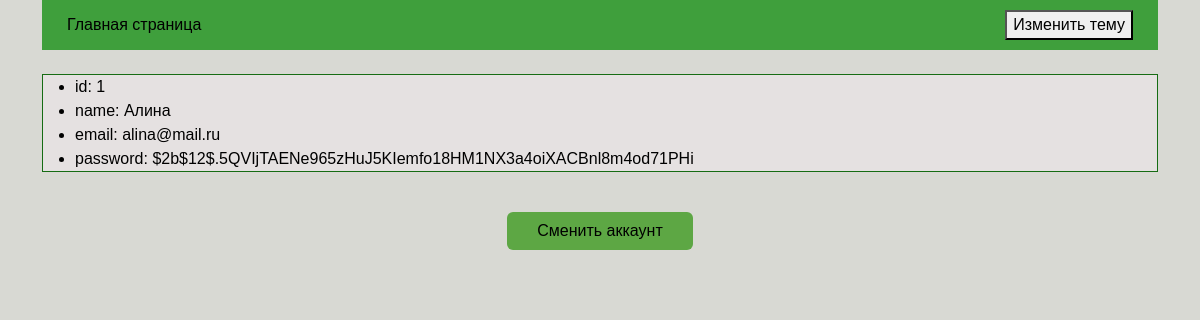
The page /profile/1 on the database as committed earlier.
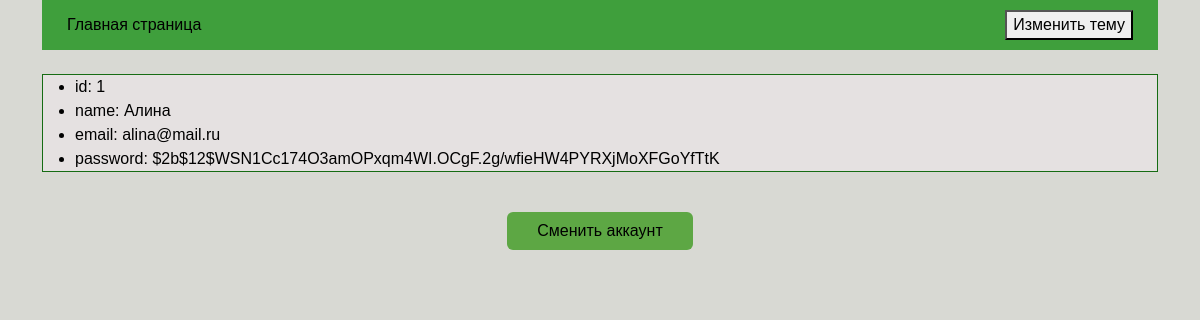
The same page on the database as committed later.
### models.py (models this page shows)
class User(SQLModel, table=True):
    id: Optional[int] = Field(default=None, primary_key=True)
    name: str
    email: str
    password: str

### main.py (the view)
@app.get('/profile/{user_id}', response_model=User, tags=['Pages'])
async def get_profile_user(request: Request, user_id: int):
    note_statement = select(Advt).where(Advt.user_id == user_id)
    note_result = session.exec(note_statement).all()
    statement = select(User).where(User.id == user_id)
    result = session.exec(statement).first()
    if result == None:
        raise HTTPException(status_code=status.HTTP_404_NOT_FOUND)
    return templates.TemplateResponse(
        request=request,
        user_id = user_id,
        name='profile.html',
        context={
            'note_result': note_result,
            'id': result.id,
            'name': result.name,
            'email': result.email,
            'password': result.password
        }
    )

### templates/profile.html (shortened to what this page needs)
<!DOCTYPE html>
<html lang="en">
<head>
    <link href="https://cdn.jsdelivr.net/npm/bootstrap@5.3.3/dist/css/bootstrap.min.css" rel="stylesheet"
>
</head>
<body class="light-theme">
    <div class="container">
        <div style='height:45px; display: flex;
        justify-content: space-between; align-items: center;
        padding: 25px;' class="header">
            <div class="left">
                <a href="/"> Главная страница </a>
            </div>
            <div class="right">
            <div style='justify-content: space-between; align-items: center;' class="d-grid gap-2 d-md-block mx-auto">
                <button id='themeToggle'>Изменить тему</button>
            </div>
            </div>
        </div>
        <br>
        {%block body%}
        <ul class="elastic">
            <li class="elastic-item">id: {{id}}</li>
            <li class="elastic-item">name: {{name}}</li>
            <li class="elastic-item">email: {{email}}</li>
            <li class="elastic-item">password: {{password}}</li>
        </ul>
        {% endblock %}
        <br>
        <div class="d-grid gap-5 col-2 mx-auto">
            <a class="btn" href="{{ url_for('switch_account') }}"> Сменить аккаунт </a>
        </div>
    </div>
</body>
</html>

Rows that differ between the two databases and show on the page:
changed User "Алина": password "$2b$12$.5QVIjTAENe965zHuJ5KIemfo18HM1NX3a4oiXACBnl8m4od71PHi" → "$2b$12$WSN1Cc174O3amOPxqm4WI.OCgF.2g/wfieHW4PYRXjMoXFGoYfTtK"
